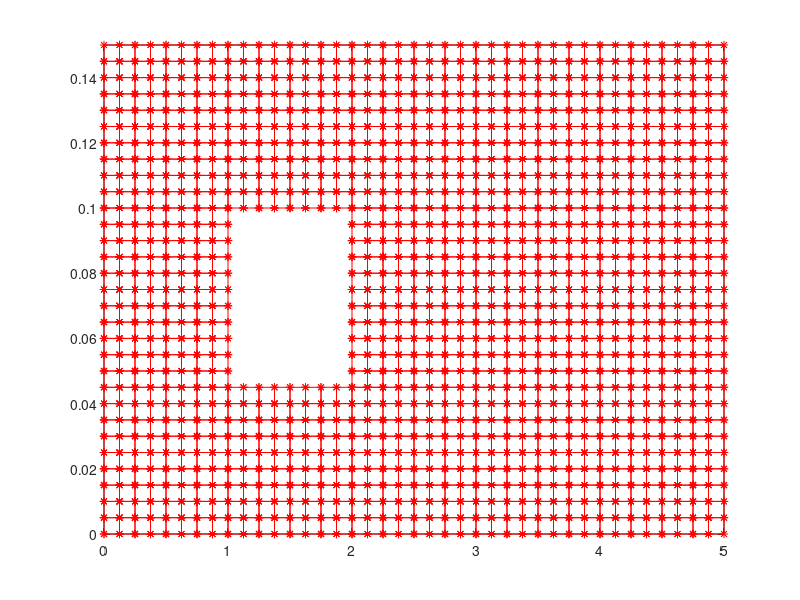

Source code (MATLAB):
%%generate simple uniform-element rectangules mesh on a rectangular domain
clear;
%%User-specified geometry details:
x1=0;
y1=.1;
Lx=5;  %domain length
Ly=.05;   %domain height (may be negative)

%specify number of elements in each direction
Nel_x = 40;
Nel_y = 10;
%%done user-specified info

%calculate number of elements
K=Nel_x*Nel_y;
%and opposite domain corner.
x2 = x1+Lx;
y2 = y1+Ly;

%fix this cross-referencing business
Nx=Nel_x;
Ny=Nel_y;

dx=Lx/Nx;
dy=Ly/Ny;

figure(1); clf;
Vnum=1;
Nv=(Nx+1)*(Ny+1);
VX=zeros(Nv,1);
VY=zeros(Nv,1);
%create list of vertices

boxleft = 1;
boxright= 1.5;
boxbot = 0.05;
boxtop = 0.10;
for j=0:Ny
    for i=0:Nx
        x=x1+(i)*dx;
        y=y1+(j)*dy;
        plot(x,y,'.');
        %text(x,y,num2str(Vnum));
        hold on;
        %pause;
        VX(Vnum)=x;
        VY(Vnum)=y;
        Vnum=Vnum+1;
    end
end

%create Element-To-Vertex connectivity table, we cheat by
%using the known structure of the vertices deployed above
Nfaces=4;
EToV = zeros(K,Nfaces); 
ind=1;
for i =1:Ny
    for j=1:Nx
        %do it with c.c.w orientation (note: this may break if you take x
        %or y negative!)
        EToV(ind,:) = (i-1)*(Nx+1)+ [j j+1 j+(Nx+2) j+(Nx+1)];
        plot(VX(EToV(ind,[1:Nfaces 1])),VY(EToV(ind,[1:Nfaces 1])),'-*r');
        hold on;
	ind=ind+1;
    end
end
%drawnow;
hold on;
%axis([0 5 0 0.15]);

%% Region 2 %%
Nv_old = Nv;
K_old = K;
Nx_old = Nx;
Ny_old = Ny;

x1=0;
y1=.05;
Lx=1;  %domain length
Ly=.05;   %domain height (may be negative)

%specify number of elements in each direction
Nel_x = 8;
Nel_y = 10;
%%done user-specified info

%calculate number of elements
K=Nel_x*Nel_y;
%and opposite domain corner.
x2 = x1+Lx;
y2 = y1+Ly;

%fix this cross-referencing business
Nx=Nel_x;
Ny=Nel_y;

dx=Lx/Nx;
dy=Ly/Ny;

figure(1);
Nv=(Nx+1)*(Ny+1);

for j=0:Ny-1  %stop at Ny-1 to skip the last row, it's already in the mesh.
    for i=0:Nx
        x=x1+(i)*dx;
        y=y1+(j)*dy;
        plot(x,y,'.');
        %text(x,y,num2str(Vnum));
        hold on;
        %pause;
        VX(Vnum)=x;
        VY(Vnum)=y;
        Vnum=Vnum+1;
    end
end

%create Element-To-Vertex connectivity table, we cheat by
%using the known structure of the vertices deployed above
Nfaces=4;
EToV = [EToV; zeros(K,Nfaces)];
%VX = [VX; zeros(Nv,1)];
%VY = [VY; zeros(Nv,1)];


%ind=K_old+1;
for i =1:Ny-1 %skip top row.
    for j=1:Nx
        %do it with c.c.w orientation (note: this may break if you take x
        %or y negative!)
        EToV(ind,:) = Nv_old+(i-1)*(Nx+1)+ [j j+1 j+(Nx+2) j+(Nx+1)];
        plot(VX(EToV(ind,[1:Nfaces 1])),VY(EToV(ind,[1:Nfaces 1])),'-*r');
        %hold on;
	    ind=ind+1;
    end
end

%Stitch to Region 1 for the top row
for j=1:Nx
    EToV(ind,:) = [Nv_old + (Ny-1)*(Nx+1)+j Nv_old + (Ny-1)*(Nx+1)+j+1 1+j j];
    plot(VX(EToV(ind,[1:Nfaces 1])),VY(EToV(ind,[1:Nfaces 1])),'-*r');
    hold on;
    ind=ind+1;
end

%drawnow;
%axis([0 5 0 0.15]);
%axis([0 2 0.05 0.15])

%% Region 3 %%
Nv_old = Nv + Nv_old;
K_old = K + K_old;
Nx_old = Nx+Nx_old;
Ny_old = Ny+Ny_old;

x1=2;
y1=.05;
Lx=3;  %domain length
Ly=.05;   %domain height (may be negative)

%specify number of elements in each direction
Nel_x = 8*3;
Nel_y = 10;
%%done user-specified info

%calculate number of elements
K=Nel_x*Nel_y;
%and opposite domain corner.
x2 = x1+Lx;
y2 = y1+Ly;

%fix this cross-referencing business
Nx=Nel_x;
Ny=Nel_y;

dx=Lx/Nx;
dy=Ly/Ny;

figure(1);
Nv=(Nx+1)*(Ny+1);

for j=0:Ny-1  %stop at Ny-1 to skip the last row, it's already in the mesh.
    for i=0:Nx
        x=x1+(i)*dx;
        y=y1+(j)*dy;
        plot(x,y,'.');
        %text(x,y,num2str(Vnum));
        hold on;
        %pause;
        VX(Vnum)=x;
        VY(Vnum)=y;
        Vnum=Vnum+1;
    end
end

%create Element-To-Vertex connectivity table, we cheat by
%using the known structure of the vertices deployed above
Nfaces=4;

for i =1:Ny-1 %skip top row.
    for j=1:Nx
        %do it with c.c.w orientation (note: this may break if you take x
        %or y negative!)
        EToV(ind,:) = (Nv_old)+(i-1)*(Nx+1)-9+ [j j+1 j+(Nx+2) j+(Nx+1)];
        plot(VX(EToV(ind,[1:Nfaces 1])),VY(EToV(ind,[1:Nfaces 1])),'-*r');
        hold on;
	    ind=ind+1;
    end
end

%Stitch to Region 1 for the top row
for j=1:Nx
    EToV(ind,:) = [Nv_old + (Ny-1)*(Nx+1)+j-9 Nv_old + (Ny-1)*(Nx+1)+j+1-9 1+j+16 j+16];
    plot(VX(EToV(ind,[1:Nfaces 1])),VY(EToV(ind,[1:Nfaces 1])),'-*r');
    hold on;
    ind=ind+1;
end

%drawnow;
%axis([0 5 0.05 0.15])

%%Region 4%%
Nv_old = Nv + Nv_old;
K_old = K + K_old;
Nx_old = Nx+Nx_old;
Ny_old = Ny+Ny_old;

x1=0;
y1=0;
Lx=5;  %domain length
Ly=.05;   %domain height (may be negative)

%specify number of elements in each direction
Nel_x = 40;
Nel_y = 10;
%%done user-specified info

%calculate number of elements
K=Nel_x*Nel_y;
%and opposite domain corner.
x2 = x1+Lx;
y2 = y1+Ly;

%fix this cross-referencing business
Nx=Nel_x;
Ny=Nel_y;

dx=Lx/Nx;
dy=Ly/Ny;

figure(1);
Nv=(Nx+1)*(Ny+1);

for j=0:Ny-1  %stop at Ny-1 to skip the last row, it's already in the mesh.
    for i=0:Nx
        x=x1+(i)*dx;
        y=y1+(j)*dy;
        plot(x,y,'.');
        %text(x,y,num2str(Vnum));
        hold on;
        %pause;
        VX(Vnum)=x;
        VY(Vnum)=y;
        Vnum=Vnum+1;
    end
end

for i =1:Ny-1 %skip top row.
    for j=1:Nx
        %do it with c.c.w orientation (note: this may break if you take x
        %or y negative!)
        EToV(ind,:) = (Nv_old)+(i-1)*(Nx+1)-34 + [j j+1 j+(Nx+2) j+(Nx+1)];
        plot(VX(EToV(ind,[1:Nfaces 1])),VY(EToV(ind,[1:Nfaces 1])),'-*r');
        hold on;
	    ind=ind+1;
    end
end



%Stitch to Region 1 for the top row
for j=1:8
    EToV(ind,:) = [Nv_old + (Ny-1)*(Nx+1)+j-34 Nv_old + (Ny-1)*(Nx+1)+j-33   1+j+451 j+451];
    plot(VX(EToV(ind,[1:Nfaces 1])),VY(EToV(ind,[1:Nfaces 1])),'-*r');
    hold on;
    ind=ind+1;
end

%Stitch to Region 1 for the top row
for j=17:40
    EToV(ind,:) = [Nv_old + (Ny-1)*(Nx+1)+j-34 Nv_old + (Ny-1)*(Nx+1)+j-33   525+j+1 j+525];
    plot(VX(EToV(ind,[1:Nfaces 1])),VY(EToV(ind,[1:Nfaces 1])),'-*r');
    hold on;
    ind=ind+1;
end

axis([0 5 0 0.15])
drawnow;

bottomBdry = (find(abs(VY-0)<1e-4))';

bottomEdge = [(1:length(bottomBdry)-1)' (2:length(bottomBdry))']; 

rightBdry = [832 873 914 955 996 1037 1078 1119 1160 1201 566 591 616 641 666 691 716 741 766 791 41   82   123  164  205  246 287 328 369 451];

rightEdge = length(bottomEdge)+[(1:length(rightBdry)-1)' (2:length(rightBdry))'];

topBdry = 451:-1:411;

topEdge = length(bottomEdge)+length(rightEdge)+[(1:length(topBdry)-1)' (2:length(topBdry))'];

leftBdry = [411 370 329 288 247 206 165 124 83 42 1 533 524 515 506 497 488 479 470 461 452 1161 1120 1079 1038 997 956 915 874 833 792];

leftEdge = length(bottomEdge)+length(rightEdge)+length(topEdge)+[(1:length(leftBdry)-1)' (2:length(leftBdry))'];

cylBdry = [9 10 11 12 13 14 15 16 17 767 742 717 692 667 642 617 592 567 542 1177 1176 1176 1174 1173 1172 1171 1170 1169 460 469 478 487 496 505 514 523 532 541 9];

cylEdge = length(bottomEdge)+length(rightEdge)+length(topEdge)+length(leftEdge)+[(1:length(cylBdry)-1)' (2:length(cylBdry))'];

bdryNodes = [bottomBdry rightBdry topBdry leftBdry cylBdry];

%bdryEdge = [bottomEdge; rightEdge; topEdge; leftEdge; cylEdge];

bdryEdge = [(1:length(bdryNodes)-1)' (2:length(bdryNodes))'];

%bdryNodes = [(1:Nx) ((Nx+1):(Nx+1):Nv) (Nv-1):-1:(Nv-Nx) (Nv-Nx-(Nx+1)):-(Nx+1):1];
%bdryNodes = [(1:Nx) ((Nx+1):(Nx+1):Nv) (Nv-Nx-(Nx+1)):-(Nx+1):1 (Nv-Nx):Nv+(Nx/5)];

%edge connectivity into these nodes is most trivial:
%bdryEdge = [(1:length(bdryNodes)-1)' (2:length(bdryNodes))'];

hold on;

%plot(VX(bdryNodes),VY(bdryNodes),'-k','linewidth',2);

%plot(VX(bdryNodes(bdryEdge(:))),VY(bdryNodes(bdryEdge(:))),'-k','linewidth',2); 
